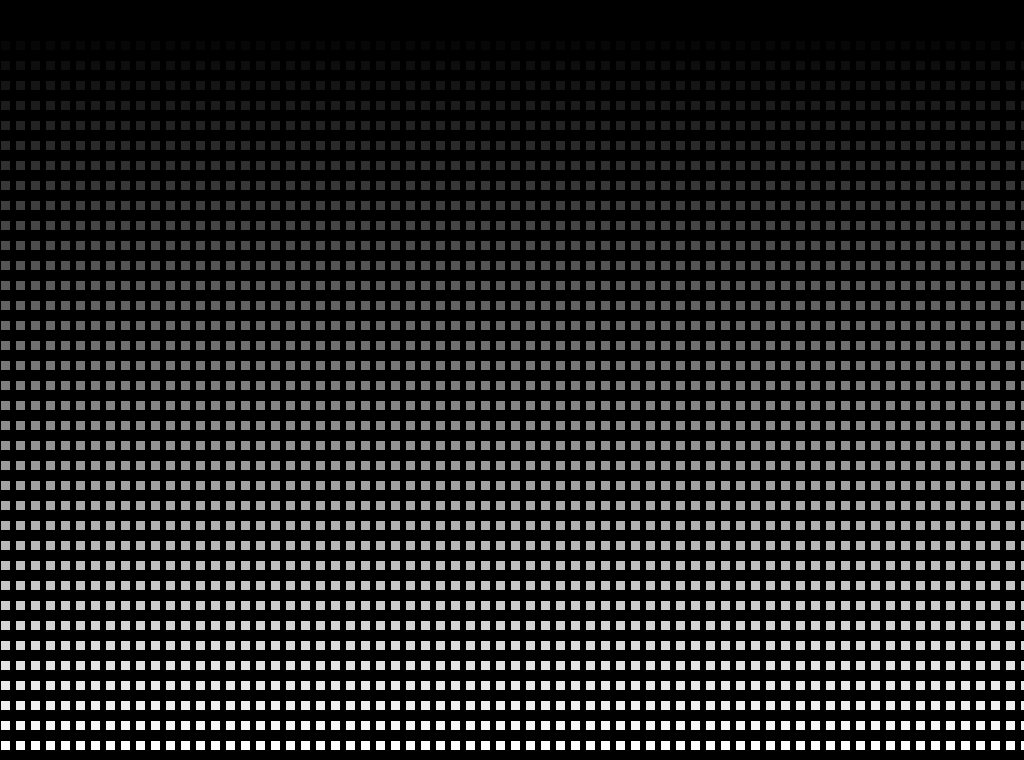
Frame 1 (no input)
Frame 60 (the mouse pressed at the canvas centre just before this capture): identical to frame 1, image omitted
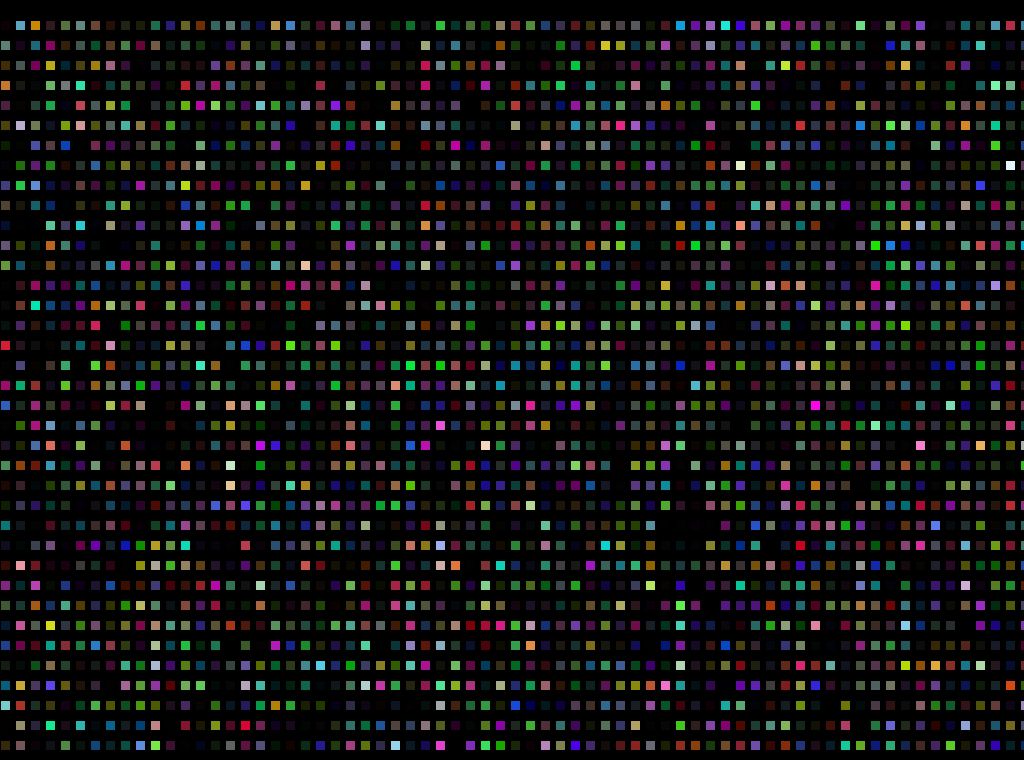
Frame 120 (the mouse held since frame 60 and released just before this capture)

The Processing sketch that drew these frames (run headless with seeded random() and noise(); from frame 60 on, the mouse is pressed at the canvas centre):

// Processing sketch: processing_36743
// ── processing_36743.pde

void setup() {
  size (1024, 760);
}


void draw () {
  background (0, 0, 0);
  fill (65, 65, 65);

  int nLines=37;

  for (int x=0; x<=width; x=x+15) {

    for (int y=1; y<=nLines; y=y+1) {

      if (mouseX<512) {




        float col= map (y, 1, nLines, 0, 255);


        fill (col);
      }
      else { 
        

      float col3 = random(0, 255);
      float rred3 = random(0, 255);
      float rgreen3 = random(0, 255);
      float rblue3 = random(0, 255);
      float opac3= random (0, 255);
     
     
     fill (rred3, rgreen3, rblue3, opac3);
        
        
      } 

      rect (x, y*20, 10, 10);


      
      
    }
  }
}                       
